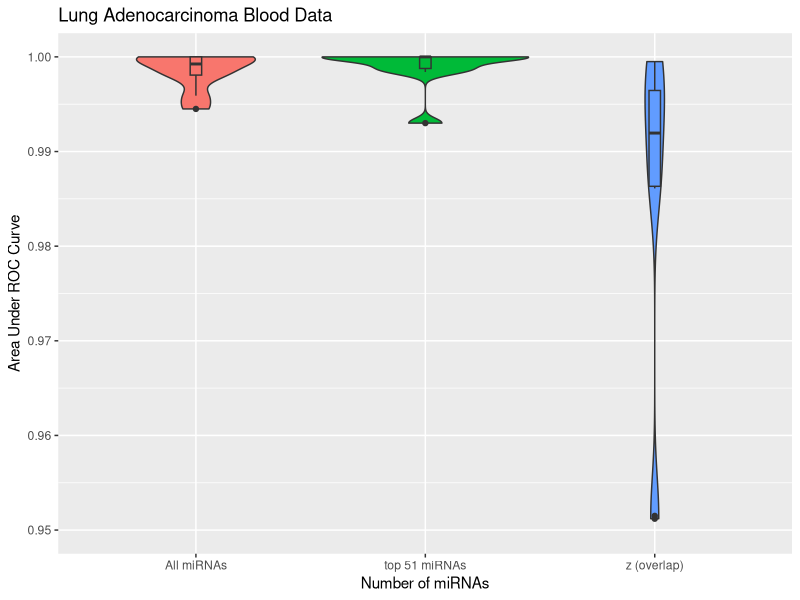

Here is the R script that generated this plot: (Note: this script raises an error after producing the figure.)
library(ggplot2)

all_miRs_results=c(.998,1,1,.9945,.9983,.9997,.9988,1,.9959,1)
miRs_results_22=c(1,.9987,1,.993,1,.999,1,1,.9984,1)
miRs_results_3=c(.9995,.9899,.994,.997,.9861,.9515,.9948,.9994,.9512,.987)

ovr_results=c(all_miRs_results,miRs_results_22,miRs_results_3)
  miRs=c(rep("All miRNAs",10),rep("top 51 miRNAs",10),rep("z (overlap)",10))
results=as.data.frame(cbind(as.numeric(ovr_results),miRs))
results[,1]=as.numeric(ovr_results)
str(results)
colnames(results)=c("Area_under_ROC_Curve","Number_of_miRNAs")
results
p <- ggplot(results, aes(x=Number_of_miRNAs, y=Area_under_ROC_Curve,fill=Number_of_miRNAs) ) + geom_violin(trim=TRUE) + coord_cartesian(ylim = c(0.95, 1))+ geom_boxplot(width=0.05) + theme(legend.position="none")+labs(title="Lung Adenocarcinoma Blood Data",x="Number of miRNAs", y = "Area Under ROC Curve")
p

#BRCA,HNSC,LUAD,UCEC
#KIRC,KIRP,PRAD,THCA
ovr_results=c(KIRC_Results,KIRP_Results,PRAD_Results,THCA_Results)
cancer=c(rep("KIRC",10),rep("KIRP",10),rep("PRAD",10),rep("THCA",10))
results=as.data.frame(cbind(as.numeric(ovr_results),cancer))
results[,1]=as.numeric(ovr_results)
colnames(results)=c("Accuracy","Cancer")
results
p <- ggplot(results, aes(x=Cancer, y=Accuracy,fill=Cancer) ) + geom_violin(trim=TRUE) + coord_cartesian(ylim = c(0.75, 1))+ geom_boxplot(width=0.1) + theme(legend.position="none")+labs(title="Random Forest Classification Accuracy",x="Cancer", y = "Prediction Accuracy")
p
help(mean_sdl)
